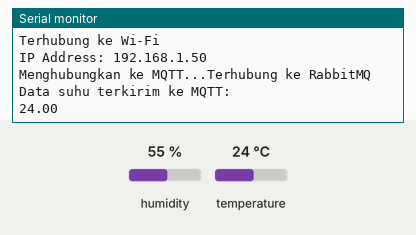
The sketch below on a simulated ESP8266 (NodeMCU). On the bench: the last lines printed to the serial monitor. The test bench sets the inputs (shaded band); at power-on: temperature 24 °C, humidity 55 %. WiFi joins after 1.5 s; servers stay silent unless stated; no MQTT or app messages arrive unless stated.

Above: at 2.7 s.
2.8 s: temperature set to 12 °C
At 4.5 s:
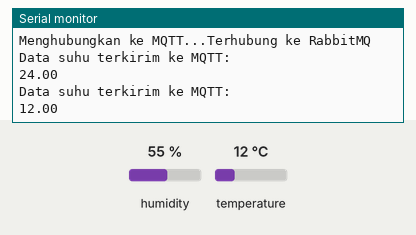
5.5 s: temperature set to 19 °C
At 6.9 s:
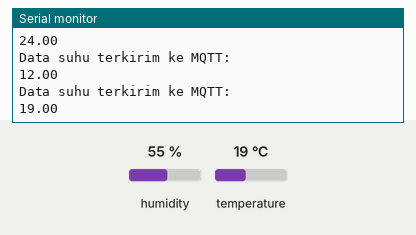
Timing chart, 0 to 8.5 s (numbered marks = the images above; inputs shaded):
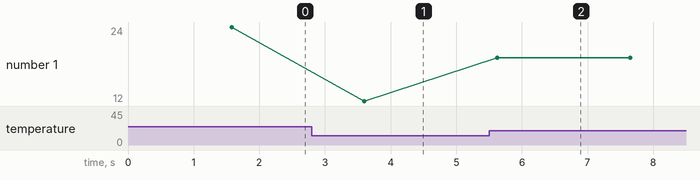

The sketch:

dht11.ino
```cpp
#include <ESP8266WiFi.h>
#include <WiFiManager.h>
#include <PubSubClient.h>
#include <DHT.h>

const char* mqtt_server = "your_ip_or_host";
const int mqtt_port = 1883;
const char* mqtt_user = "/your_virtual_host:your_username";
const char* mqtt_pass = "your_pass";
const char* mqtt_topic = "your_routing_key";

#define DHTPIN D2
#define DHTTYPE DHT11

DHT dht(DHTPIN, DHTTYPE);

WiFiClient espClient;
PubSubClient client(espClient);

void setup_wifi() {
  WiFiManager wifiManager;
  if (!wifiManager.autoConnect("????")) { // ganti ???? menjadi nama SSID yang bisa kalian bebas tentukan sendiri
    Serial.println("Gagal terhubung, mereset...");
    delay(3000);
    ESP.restart();
  }
  Serial.println("Terhubung ke Wi-Fi");
  Serial.print("IP Address: ");
  Serial.println(WiFi.localIP());
}

void reconnect() {
  while (!client.connected()) {
    Serial.print("Menghubungkan ke MQTT...");
    if (client.connect("ESP8266Client", mqtt_user, mqtt_pass)) {
      Serial.println("Terhubung ke RabbitMQ");
    } else {
      Serial.print("Gagal, rc=");
      Serial.print(client.state());
      Serial.println(" -> coba lagi dalam 5 detik");
      delay(5000);
    }
  }
}

void setup() {
  Serial.begin(115200);
  setup_wifi();
  client.setServer(mqtt_server, mqtt_port);
  dht.begin();
}

void loop() {
  if (!client.connected()) {
    reconnect();
  }
  client.loop();

  float suhu = dht.readTemperature();

  if (!isnan(suhu)) {
    if (client.publish(mqtt_topic, String(suhu, 2).c_str())) {
      Serial.println("Data suhu terkirim ke MQTT:");
      Serial.println(suhu);
    } else {
      Serial.println("Gagal mengirim data ke MQTT");
    }
  } else {
    Serial.println("Gagal membaca suhu dari DHT11");
  }

  delay(2000);
}
```

Measured:
- after the input at 2.8 s, the serial monitor: prints a new line after 0.80 s (image 1)
- after the input at 5.5 s, the serial monitor: prints a new line after 0.13 s (image 2)
- plotted number 1: 24 → 12 after the input at 2.8 s, 12 → 19 after the input at 5.5 s
